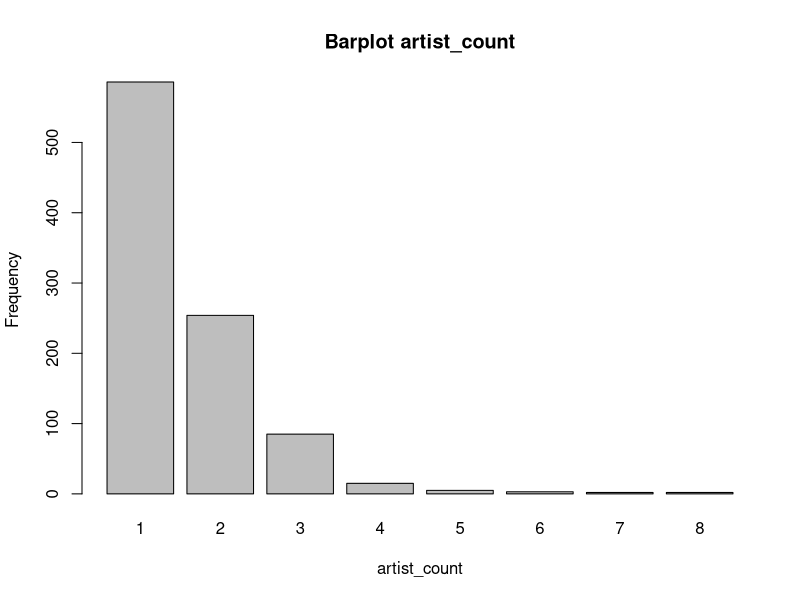

Generate this figure with R: (Note: this script raises an error after producing the figure.)


################################# Datenbereinigung ###################################


spotify_songs <- read.csv("spotify-2023.csv", encoding="latin1")
summary(spotify_songs) # Summary des Datasets
str(spotify_songs) # Struktur des Datasets

#Beispiele
#sort(unique(spotify_songs$speechiness_.), na.last=TRUE) # sortiert alle unterschiedlichen Werte und hängt NaN's am Schluss an

sapply(spotify_songs, function(x) sum(is.nan(x))) # gibt Spaltenweise Anzahl NaN's zurück
sapply(spotify_songs, function(x) sum(is.na(x))) # gibt Spaltenweise Anzahl Na's zurück


#### 1. Inkonsistente, Fehlerhafte, Missing Daten dokumentieren ####

# track_name          : chr -> drop, da aufwändig um numerisch zu verwenden und encoding von ausländischen Artisten "verhauen" 
# artist.s._name      : chr -> ersetzen mit: streams/artist/Monat (zuerst muss encoding gefixt werden)
# artist_count        : int -> belassen, keine missings und bereits numerisch
# released_year       : int -> umwandeln in numerischen Wert (2023 - released_year) -> Wie lange gibt es den Song schon
# released_month      : int -> belasssen bereits numerisch und keine missings
# released_day        : int -> vorerst belassen -> Einführung Prädiktor "weekday"
# in_spotify_playlists: int -> belassen  
# in_spotify_charts   : int -> vorerst belassen (Recherche, was es genau ist)
# streams             : chr -> ZIELVARIABLE! numerisch konvertieren
# in_apple_playlists  : int -> belassen und verwenden
# in_apple_charts     : int -> belassen und verwenden
# in_deezer_playlists : chr -> numerisch konvertieren und verwenden 
# in_deezer_charts    : int -> belassen und verwenden 
# in_shazam_charts    : chr -> numerisch konvertieren und verwenden; missings 
# bpm                 : int -> verwenden und belassen
# key                 : chr -> numerisch konvertieren (encoden) und verwenden
# mode                : chr -> numerisch konvertieren (encoden) und verwenden 
# danceability_.      : int -> verwenden und belassen
# valence_.           : int -> Recherche was es ist. ggf. verwenden und belassen 
# energy_.            : int -> verwenden und belassen
# acousticness_.      : int -> verwenden und belassen 
# instrumentalness_.  : int -> evtl. verwerfen, da praktisch alle Werte = 0
# liveness_.          : int -> verwenden und belassen 
# speechiness_.       : int -> verwenden und belassen


#### 2. Inkonsistente, Fehlerhafte, Missing Daten bereinigen ####

## streams -> ZIELVARIABLE! numerisch konvertieren
spotify_songs$streams <- as.numeric(spotify_songs$streams)
sum(is.na(spotify_songs$streams)) # missings erkennen -> 1
spotify_songs <-spotify_songs[-575,] # wenn Index bekannt so löschen
sum(is.na(spotify_songs$streams)) # missings erkennen -> 0

## track_name -> drop, da aufwändig um numerisch zu verwenden und encoding von ausländischen Artisten "verhauen"
indices_with_encoding_errors <-grep("ï¿½", spotify_songs$track_name)
values_with_encoding_errors <- spotify_songs$track_name[indices_with_encoding_errors]
values_with_encoding_errors # alle spotify_songs$artist.s._name mit encoding errors (58 Outputs)
spotify_songs$track_name <- NULL # erst entfernen, wenn artist.s._name cleaned ist


## artist.s._name -> vorerst behalten und versuchen zu bereinigung (encoding fixen)
spotify_songs$artist.s._name
sum(is.na(spotify_songs$artist.s._name)) # missings erkennen -> 0
Encoding(spotify_songs$artist.s._name) # viele "unknowns" -> encoding kann nicht angepasst werden -> manuelle Korrektur

indices_with_encoding_errors <-grep("ï¿½", spotify_songs$artist.s._name)
values_with_encoding_errors <- spotify_songs$artist.s._name[indices_with_encoding_errors]
values_with_encoding_errors # alle spotify_songs$artist.s._name mit encoding errors (40 Outputs)

# Manuelle Korrektur
spotify_songs$artist.s._name <- replace(spotify_songs$artist.s._name, spotify_songs$artist.s._name == "Mï¿½ï¿½ne", "Måneskin")
spotify_songs$artist.s._name <- replace(spotify_songs$artist.s._name, spotify_songs$artist.s._name == "Michael Bublï¿", "Michael Bublé")
spotify_songs$artist.s._name <- replace(spotify_songs$artist.s._name, spotify_songs$artist.s._name == "Quevedo, La Pantera, Juseph, Cruz Cafunï¿½ï¿½, Bï¿½ï¿½jo, Abhir Hathi", "Quevedo, La Pantera, Juseph, Cruz Cafuné, Bejo, Abhir Hathi")
spotify_songs$artist.s._name <- replace(spotify_songs$artist.s._name, spotify_songs$artist.s._name == "Rauw Alejandro, ROSALï¿½", "Rauw Alejandro, Rosalía")
spotify_songs$artist.s._name <- replace(spotify_songs$artist.s._name, spotify_songs$artist.s._name == "Rï¿½ï", "Rema")
spotify_songs$artist.s._name <- replace(spotify_songs$artist.s._name, spotify_songs$artist.s._name == "Rï¿½ï¿½ma, Selena G", "Rema, Selena G")  
spotify_songs$artist.s._name <- replace(spotify_songs$artist.s._name, spotify_songs$artist.s._name == "Rich The Kid, Matuï¿", "Rich The Kid, Matuê")
spotify_songs$artist.s._name <- replace(spotify_songs$artist.s._name, spotify_songs$artist.s._name == "ROSALï¿½", "Rosalía")
spotify_songs$artist.s._name <- replace(spotify_songs$artist.s._name, spotify_songs$artist.s._name == "Schï¿½ï¿½rze, DJ R", "Schürze, DJ Robin")
spotify_songs$artist.s._name <- replace(spotify_songs$artist.s._name, spotify_songs$artist.s._name == "Sebastian Yatra, Manuel Turizo, Beï¿½ï", "Sebastian Yatra, Manuel Turizo, Beéle")
spotify_songs$artist.s._name <- replace(spotify_songs$artist.s._name, spotify_songs$artist.s._name == "Semicenk, Doï¿½ï¿½u ", "Semicenk, Doğu Swag")                                
spotify_songs$artist.s._name <- replace(spotify_songs$artist.s._name, spotify_songs$artist.s._name == "The Weeknd, ROSALï¿½", "The Weeknd, Rosalía")
spotify_songs$artist.s._name <- replace(spotify_songs$artist.s._name, spotify_songs$artist.s._name == "Tiï¿½ï¿", "Tiësto")
spotify_songs$artist.s._name <- replace(spotify_songs$artist.s._name, spotify_songs$artist.s._name == "Tiï¿½ï¿½sto, Ava", "Tiësto, Ava")
spotify_songs$artist.s._name <- replace(spotify_songs$artist.s._name, spotify_songs$artist.s._name == "Tiï¿½ï¿½sto, Kar", "Tiësto, Karol G")
spotify_songs$artist.s._name <- replace(spotify_songs$artist.s._name, spotify_songs$artist.s._name == "Tiï¿½ï¿½sto, Tate M", "Tiësto, Tate McRae")
spotify_songs$artist.s._name <- replace(spotify_songs$artist.s._name, spotify_songs$artist.s._name == "Wisin & Yandel, ROSALï¿½", "Wisin & Yandel, Rosalía")
spotify_songs$artist.s._name <- replace(spotify_songs$artist.s._name, spotify_songs$artist.s._name == "Xamï¿½ï¿½, Gustah, Neo B", NA) # -> droppen
spotify_songs$artist.s._name <- replace(spotify_songs$artist.s._name, spotify_songs$artist.s._name == "Zï¿½ï¿½ Fe", "Zé Felipe")
spotify_songs$artist.s._name <- replace(spotify_songs$artist.s._name, spotify_songs$artist.s._name == "Zï¿½ï¿½ Neto & Crist", "Zé Neto e Cristiano")
spotify_songs$artist.s._name <- replace(spotify_songs$artist.s._name, spotify_songs$artist.s._name == "Matuï¿½ï¿½, Wiu, ", "Matuê, Teto, WIU")
spotify_songs$artist.s._name <- replace(spotify_songs$artist.s._name, spotify_songs$artist.s._name == "Marï¿½ï¿½lia Mendonï¿½ï¿½a, Maiara &", "Marília Mendonça, Maiara & Maraisa")
spotify_songs$artist.s._name <- replace(spotify_songs$artist.s._name, spotify_songs$artist.s._name == "Marï¿½ï¿½lia Mendonï¿½ï¿½a, Hugo & G", "Marília Mendonça, Hugo & Guilherme")
spotify_songs$artist.s._name <- replace(spotify_songs$artist.s._name, spotify_songs$artist.s._name == "Marï¿½ï¿½lia Mendonï¿½ï¿½a, George Henrique &", "Marília Mendonça, George Henrique & Rodrigo")
spotify_songs$artist.s._name <- replace(spotify_songs$artist.s._name, spotify_songs$artist.s._name == "Marï¿½ï¿½lia Mendo", "Marília Mendonça")
spotify_songs$artist.s._name <- replace(spotify_songs$artist.s._name, spotify_songs$artist.s._name == "Luï¿½ï¿½sa Sonza, MC Frog, Dj Gabriel do Borel, Davi K", "Luísa Sonza, MC Frog, Dj Gabriel do Borel, Davi K")
spotify_songs$artist.s._name <- replace(spotify_songs$artist.s._name, spotify_songs$artist.s._name == "Luciano, Aitch, Bï¿½", "Luciano, Aitch, BIA")
spotify_songs$artist.s._name <- replace(spotify_songs$artist.s._name, spotify_songs$artist.s._name == "Kendrick Lamar, Beyoncï¿", "Kendrick Lamar, Beyoncé")
spotify_songs$artist.s._name <- replace(spotify_songs$artist.s._name, spotify_songs$artist.s._name == "Justin Quiles, Lenny Tavï¿½ï¿½rez, BL", "Justin Quiles, Lenny Tavarez, BL")
spotify_songs$artist.s._name <- replace(spotify_songs$artist.s._name, spotify_songs$artist.s._name == "Junior H, Eden Muï¿½ï", "Junior H, Eden Muñoz")
spotify_songs$artist.s._name <- replace(spotify_songs$artist.s._name, spotify_songs$artist.s._name == "Josï¿½ï¿½ Felic", "José Feliciano")
spotify_songs$artist.s._name <- replace(spotify_songs$artist.s._name, spotify_songs$artist.s._name == "Jordan Fisher, Josh Levi, Finneas O'Connell, 4*TOWN (From Disney and Pixarï¿½ï¿½ï¿½s Turning Red), Topher Ngo, Grayson Vill", "Jordan Fisher, Josh Levi, Finneas O'Connell, 4*TOWN (From Disney and Pixar's Turning Red), Topher Ngo, Grayson Vill")
spotify_songs$artist.s._name <- replace(spotify_songs$artist.s._name, spotify_songs$artist.s._name == "Jasiel Nuï¿½ï¿½ez, Peso P", "Jasiel Nuñez, Peso P")
spotify_songs$artist.s._name <- replace(spotify_songs$artist.s._name, spotify_songs$artist.s._name == "Eden Muï¿½ï", "Eden Muñoz")
spotify_songs$artist.s._name <- replace(spotify_songs$artist.s._name, spotify_songs$artist.s._name == "Dj LK da Escï¿½ï¿½cia, Tchakabum, mc jhenny, M", "Dj LK da Escócia,Tchakabum, MC Ryan SP, mc jhenny")
spotify_songs$artist.s._name <- replace(spotify_songs$artist.s._name, spotify_songs$artist.s._name == "Bomba Estï¿½ï¿½reo, Bad B", "Bomba Estéreo, Bad Bunny")
spotify_songs$artist.s._name <- replace(spotify_songs$artist.s._name, spotify_songs$artist.s._name == "Bad Bunny, The Marï¿½ï", "Bad Bunny, The Marías")
spotify_songs$artist.s._name <- replace(spotify_songs$artist.s._name, spotify_songs$artist.s._name == "Arcangel, De La Ghetto, Justin Quiles, Lenny Tavï¿½ï¿½rez, Sech, Dalex, Dimelo Flow, Rich Music", "Arcangel, De La Ghetto, Justin Quiles, Lenny Tavárez, Sech, Dalex, Dimelo Flow, Rich Music")
spotify_songs$artist.s._name <- replace(spotify_songs$artist.s._name, spotify_songs$artist.s._name == "Beyoncï¿", "Beyoncé")


indices_with_encoding_errors <-grep("ï¿½", spotify_songs$artist.s._name)
values_with_encoding_errors <- spotify_songs$artist.s._name[indices_with_encoding_errors]
values_with_encoding_errors # alle spotify_songs$artist.s._name mit encoding errors (0 outputs verbleibend)

#Falls nach cleaning neues csv benötigt wird:

# write.csv(spotify_songs, "spotify-2023_cleaned.csv", row.names = FALSE)

## artist_count -> belassen, keine missings und bereits numerisch
spotify_songs$artist_count
sum(is.na(spotify_songs$artist_count)) # missings erkennen -> 0
barplot(table(spotify_songs$artist_count), main="Barplot artist_count", xlab="artist_count", ylab="Frequency")


# released_day -> z. B. Datum zusammenfügen und den Wochentag daraus extrahieren 
# ???? Ansatz unten: Released Datum aus year, month und day zusammensetzen; weekday eruieren und numerisch konvertieren
spotify_songs$released_date <- as.Date(paste(spotify_songs$released_year, spotify_songs$released_month, spotify_songs$released_day, sep="-"), format="%Y-%m-%d")
spotify_songs$weekday <- weekdays(spotify_songs$released_date)
spotify_songs$weekday
day_mapping <- c("Montag" = 1, "Dienstag" = 2, "Mittwoch" = 3, "Donnerstag" = 4, "Freitag" = 5, "Samstag" = 6, "Sonntag" = 7)
spotify_songs$weekday <- as.numeric(day_mapping[spotify_songs$weekday])
spotify_songs$weekday
sum(is.na(spotify_songs$artist_count)) # missings erkennen -> 0


barplot(table(spotify_songs$weekday), main="Barplot weekday", xlab="weekday", ylab="Frequency")
spotify_songs$released_date <- NULL # -> zusammengesetztes release_date wieder entfernen

## released_year -> umwandeln in numerischen Wert (2023 - released_year) -> Wie lange gibt es den Song schon
spotify_songs$released_year <- 2023 - spotify_songs$released_year
sum(is.na(spotify_songs$released_year)) # missings erkennen -> 0
spotify_songs$released_year
hist(spotify_songs$released_year)

## released_month -> belasssen bereits numerisch und keine missings
spotify_songs$released_month
sum(is.na(spotify_songs$released_month)) # missings erkennen -> 0
barplot(table(spotify_songs$released_month), main="Barplot released_month", xlab="Month", ylab="Frequency")

## in_spotify_playlists -> belassen
spotify_songs$in_spotify_playlists
sum(is.na(spotify_songs$in_spotify_playlists)) # missings erkennen -> 0
hist(spotify_songs$in_spotify_playlists) # rechtsschief -> Transformierung mittels Log() sinnvoll?

hist(log(spotify_songs$in_spotify_playlists))
qqnorm(log(spotify_songs$in_spotify_playlists))
qqline(log(spotify_songs$in_spotify_playlists), col = "red")

# in_spotify_charts -> vorerst belassen (Recherche, was es genau ist)
spotify_songs$in_spotify_charts
sum(is.na(spotify_songs$in_spotify_charts)) # missings erkennen -> 0
hist(spotify_songs$in_spotify_charts) # rechtsschief -> Transformierung mittels Log() sinnvoll?
hist(log(spotify_songs$in_spotify_charts))

## in_apple_playlists -> belassen und verwenden
spotify_songs$in_apple_playlists
sum(is.na(spotify_songs$in_apple_playlists)) # missings erkennen -> 0
hist(spotify_songs$in_apple_playlists) # rechtsschief -> Transformierung mittels Log() sinnvoll?
hist(log(spotify_songs$in_apple_playlists))

## in_apple_charts -> belassen und verwenden
spotify_songs$in_apple_charts
sum(is.na(spotify_songs$in_apple_charts)) # missings erkennen -> 0
hist(spotify_songs$in_apple_charts)


## in_deezer_playlists -> numerisch konvertieren und verwenden
sum(is.na(spotify_songs$in_deezer_playlists)) # missings erkennen -> 0
spotify_songs$in_deezer_playlists # -> enthält Werte > 1000, welche jedoch als z. B. 1,959 erfasst wurden
spotify_songs$in_deezer_playlists <- gsub(",", "", spotify_songs$in_deezer_playlists) # ersetzt "," durch ""
spotify_songs$in_deezer_playlists <- as.numeric(spotify_songs$in_deezer_playlists)
spotify_songs$in_deezer_playlists[is.na(spotify_songs$in_deezer_playlists)] # keine NA's mehr

hist(spotify_songs$in_deezer_playlists) # rechtsschief -> Transformierung mittels Log() sinnvoll?
hist(log(spotify_songs$in_deezer_playlists))


## in_deezer_charts -> belassen und verwenden
spotify_songs$in_deezer_charts
sum(is.na(spotify_songs$in_deezer_charts)) # missings erkennen -> 0
hist(spotify_songs$in_deezer_charts) # rechtsschief -> Transformierung mittels Log() sinnvoll?
hist(log(spotify_songs$in_deezer_charts))

## in_shazam_charts -> numerisch konvertieren und verwenden; missings
spotify_songs$in_shazam_charts # -> enthält Werte > 1000, welche jedoch als z. B. 1,959 erfasst wurden
spotify_songs$in_shazam_charts <- gsub(",", "", spotify_songs$in_shazam_charts)
spotify_songs$in_shazam_charts <- as.numeric(spotify_songs$in_shazam_charts)
spotify_songs$in_shazam_charts[is.na(spotify_songs$in_shazam_charts)] # viele NA's
sum(is.na(spotify_songs$in_shazam_charts))  # missings erkennen -> 50
# Wie NA's handeln??? unten Variante mit median
spotify_songs$in_shazam_charts[is.na(spotify_songs$in_shazam_charts)] <-round(median(spotify_songs$in_shazam_charts, na.rm = TRUE))
hist(spotify_songs$in_shazam_charts) # rechtsschief -> Transformierung mittels Log() sinnvoll?
hist(log(spotify_songs$in_shazam_charts))

## bpm -> verwenden und belassen
spotify_songs$bpm
sum(is.na(spotify_songs$bpm))  # missings erkennen -> 0
hist(spotify_songs$bpm)
qqnorm(spotify_songs$bpm)
qqline(spotify_songs$bpm, col = "red")


## key -> numerisch konvertieren (encoden) und verwenden
spotify_songs$key # -> enthält leere Strings ""
sum(spotify_songs$key == "")  # 95 leere Strings
#key_value <- as.character(names(sort(table(spotify_songs$key), decreasing=TRUE)[1])) # ermittelt häfigst verwendeter Key
spotify_songs$key[spotify_songs$key == ""] <- "Keine Angabe" # -> setzt den ermittelten key für den leeren String ein

factor_column_key <- as.factor(spotify_songs$key) # faktorisiert den key
levels(factor_column_key) # 1 - 11 : "A"  "A#" "B"  "C#" "D"  "D#" "E"  "F"  "F#" "G"  "G#" "Keine Angabe"
spotify_songs$key <- as.factor(spotify_songs$key)
barplot(table(spotify_songs$key), main="Barplot key", xlab="Key", ylab="Frequency")
spotify_songs$key <- as.numeric(spotify_songs$key)


## mode -> numerisch konvertieren (encoden) und verwenden
spotify_songs$mode
sum(is.na(spotify_songs$mode))  # missings erkennen -> 0
spotify_songs$mode <-ifelse(spotify_songs$mode == "Minor", 1, 0)
barplot(table(spotify_songs$mode), main="Barplot mode", xlab="Mode", ylab="Frequency", names.arg=c("Major", "Minor"), col=c("blue", "red"))

## danceability_. -> verwenden und belassen
spotify_songs$danceability_.
sum(is.na(spotify_songs$danceability_.))  # missings erkennen -> 0
hist(spotify_songs$danceability_.)
qqnorm(spotify_songs$danceability_.)
qqline(spotify_songs$danceability_., col = "red")


## valence_. -> Recherche was es ist. ggf. verwenden und belassen
spotify_songs$valence_.
sum(is.na(spotify_songs$valence_.))  # missings erkennen -> 0
hist(spotify_songs$valence_.)
qqnorm(spotify_songs$valence_.)
qqline(spotify_songs$valence_., col = "red")

## energy_. -> verwenden und belassen
spotify_songs$energy_.
sum(is.na(spotify_songs$energy_.))  # missings erkennen -> 0
hist(spotify_songs$energy_.)
qqnorm(spotify_songs$energy_.)
qqline(spotify_songs$energy_., col = "red")

## acousticness_. -> verwenden und belassen
spotify_songs$acousticness_.
sum(is.na(spotify_songs$acousticness_.))  # missings erkennen -> 0
hist(spotify_songs$acousticness_.)
qqnorm(spotify_songs$acousticness_.)
qqline(spotify_songs$acousticness_., col = "red")

## instrumentalness_.-> evtl. verwerfen, da praktisch alle Werte = 0
spotify_songs$instrumentalness_.
sum(is.na(spotify_songs$instrumentalness_.))  # missings erkennen -> 0
sum(spotify_songs$instrumentalness_.== 0) # 865 Einträge mit dem Wert 0!!

## liveness_. -> verwenden und belassen
spotify_songs$liveness_.
sum(is.na(spotify_songs$liveness_.))  # missings erkennen -> 0
hist(spotify_songs$liveness_.) # rechtsschief -> Transformierung mittels Log() sinnvoll
hist(log(spotify_songs$liveness_.))
qqnorm(log(spotify_songs$liveness_.))
qqline(log(spotify_songs$liveness_.), col = "red")

## speechiness_. -> verwenden und belassen
spotify_songs$speechiness_.
sum(is.na(spotify_songs$speechiness_.))  # missings erkennen -> 0
hist(spotify_songs$speechiness_.) # rechtsschief -> Transformierung mittels Log() sinnvoll
hist(log(spotify_songs$speechiness_.))
qqnorm(log(spotify_songs$speechiness_.))
qqline(log(spotify_songs$speechiness_.), col = "red")

#### 3 Alle Werte "messbar" machen ######

# integriert in 2.

#### 4 Datentypen in R auf Korrektheit prüfen #####



###### Plausibilisierung #######

#### 1 Verteilung, Symmetrie, Ausreisser pro Prädiktor plotten und beschreiben #### 

spotify_songs$artist.s._name <- NULL # ACHTUNG: sobald artist.s._name numerisch , diese Zeile nicht mehr verwenden!


# Erstellt Plots für jeden Prädiktor (Histogramm, Dichteplot, QQ -Plot und BoxPlot)
create_plots <- function(predictor, spotify_songs) {
  par(mfrow=c(2, 2))
  
  # Histogramm
  hist(spotify_songs[[predictor]], main=paste("Histogramm für", predictor), col = "purple", xlab=predictor)
  
  # Dichteplot
  plot(density(spotify_songs[[predictor]], na.rm=TRUE), main=paste("Dichteplot für", predictor), col = "red",  xlab=predictor)
  
  # QQ-Plot
  qqnorm(spotify_songs[[predictor]], main=paste("QQ-Plot für", predictor))
  qqline(spotify_songs[[predictor]], col = "red")
  
  # Boxplot
  boxplot(spotify_songs[[predictor]], main=paste("Boxplot für", predictor), col = "blue", horizontal=TRUE)
}

# Anpassung der Ränder, wenn Screen zu klein
par(mar=c(3,3,2,2)) 

# Anwenden der Funktion auf jeden Prädiktor
lapply(names(spotify_songs), create_plots, spotify_songs)

#### 2 Alle Werte, wo notwendig transformieren #####

# Transformierungen anhand Plots in Betracht ziehen (Achtung durch Transformierungen kann die Interpretierbarkeit schwieriger werden)

# Mögliche Transformierungen:

# released_year -> Log / Sqrt    
# in_spotify_playlists -> Log / Sqrt 
# in_spotify_charts -> Log / Sqrt 
# streams  -> Log / Sqrt           
# in_apple_playlists -> Log / Sqrt 
# in_deezer_playlists -> Log / Sqrt 
# in_deezer_charts  -> Log / Sqrt 
# in_shazam_charts -> Log / Sqrt    
# acousticness_. -> Log / Sqrt    
# instrumentalness_.-> Log / Sqrt
# liveness_. -> Log / Sqrt  
# speechiness_. -> Log / Sqrt     


#### 3 Fehlende Variablen beschreiben #####

# Hat es fehlende Werte? 

# Wenn Dataset bereit für Modellbildung:

write.csv(spotify_songs, "spotify-2023_cleaned.csv", row.names = FALSE)
